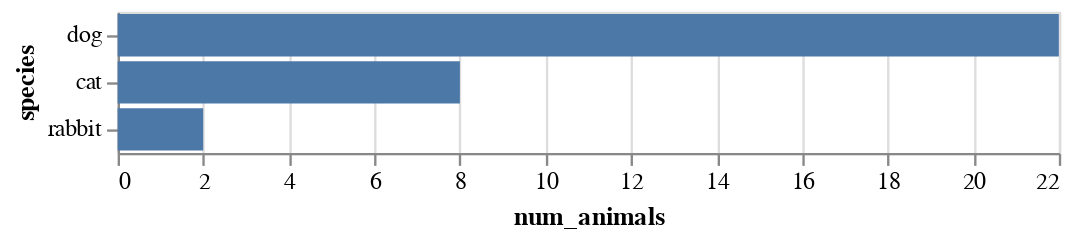

Notebook code for this chart:
### Markdown cell above
### Reversing your bar order

Instead of sorting with `x`, you're going to sort with `-x`, which I guess it's the ... subtracted negative version?

### Code cell
alt.Chart(df).mark_bar().encode(
    x='num_animals',
    y=alt.Y('species', sort='-x')
)

### Figure 1 — Vega-Lite specification as saved in the notebook (floating-point values rounded to 4 significant figures)
{"config": {"view": {"continuousWidth": 400, "continuousHeight": 300}}, "data": {"name": "data-d6e1f3855bb34939ab16b260101257f9"}, "mark": "bar", "encoding": {"x": {"field": "num_animals", "type": "quantitative"}, "y": {"field": "species", "sort": "-x", "type": "nominal"}}, "$schema": "https://vega.github.io/schema/vega-lite/v4.17.0.json", "datasets": {"data-d6e1f3855bb34939ab16b260101257f9": [{"species": "cat", "num_animals": 8}, {"species": "dog", "num_animals": 22}, {"species": "rabbit", "num_animals": 2}]}}
